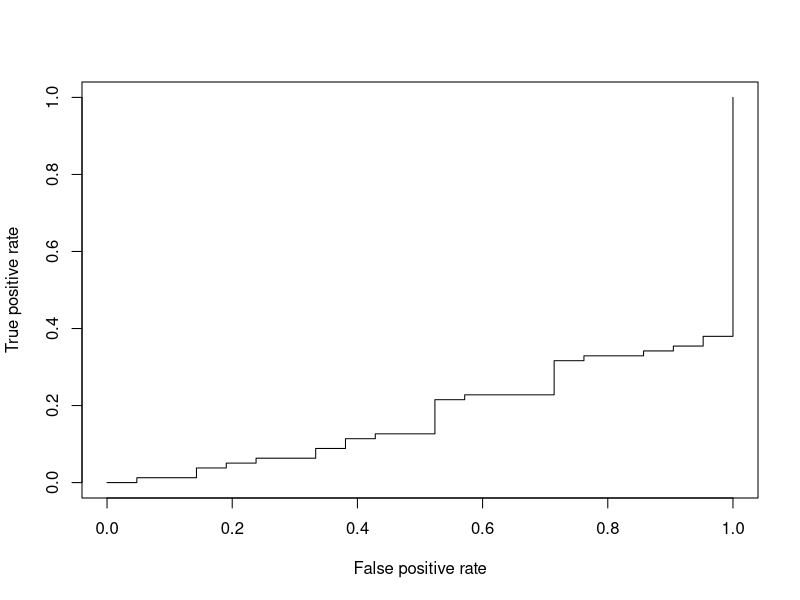

This chart was generated by the following R code:
# 데이터 분할
# 내장 함수를 이용
credit.df <- read.csv("german_credit_dataset.csv",header=T,sep=',')

idx <- sample(3,nrow(credit.df), replace=T, prob=c(0.5,0.3,0.2))   # 1,2,3을 1000번 반복 추출, 5:3:2의 확률
idx
train <- credit.df[idx==1,]
validation <- credit.df[idx==2,]
test <- credit.df[idx==3,]

# caret 패키지를 이용
library(caret)
part <- createDataPartition(credit.df$credit.rating, times=1,p=0.7)
parts <- as.vector(part$Resample1)
train <- credit.df[parts,]
test <- credit.df[-parts,]


# 성과분석
predicted <- factor(c(1,0,0,1,1,1,0,0,0,1,1,1))
actual <- factor(c(1,0,0,1,1,0,1,1,0,1,1,1))
xtabs(~predicted+actual)
confusionMatrix(predicted, actual)

# ROC curve
library(ROCR)
set.seed(12345)
probability <- runif(100)
labels <- ifelse(probability>0.5 & runif(100)<0.4,1,2)
pred <- prediction(probability, labels)  # 예측값과 실제값을 넣음으로써 prediction객체 생성
perform_result <- performance(pred,'tpr','fpr')
plot(perform_result)
